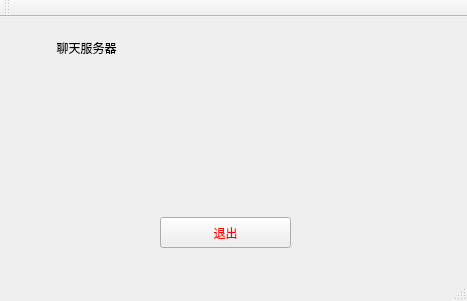
<?xml version="1.0" encoding="UTF-8"?>
<ui version="4.0">
 <class>MainWindow</class>
 <widget class="QMainWindow" name="MainWindow">
  <property name="geometry">
   <rect>
    <x>0</x>
    <y>0</y>
    <width>467</width>
    <height>301</height>
   </rect>
  </property>
  <property name="windowTitle">
   <string>MainWindow</string>
  </property>
  <widget class="QWidget" name="centralWidget">
   <widget class="QPushButton" name="pushButton">
    <property name="geometry">
     <rect>
      <x>160</x>
      <y>200</y>
      <width>131</width>
      <height>31</height>
     </rect>
    </property>
    <property name="styleSheet">
     <string notr="true">color: rgb(255, 0, 0);
font: 14pt &quot;华文中宋&quot;;</string>
    </property>
    <property name="text">
     <string>退出</string>
    </property>
   </widget>
   <widget class="QLabel" name="label">
    <property name="geometry">
     <rect>
      <x>0</x>
      <y>10</y>
      <width>461</width>
      <height>41</height>
     </rect>
    </property>
    <property name="styleSheet">
     <string notr="true">font: 22pt &quot;华文中宋&quot;;</string>
    </property>
    <property name="text">
     <string>                 聊天服务器</string>
    </property>
   </widget>
  </widget>
  <widget class="QMenuBar" name="menuBar">
   <property name="geometry">
    <rect>
     <x>0</x>
     <y>0</y>
     <width>467</width>
     <height>20</height>
    </rect>
   </property>
  </widget>
  <widget class="QToolBar" name="mainToolBar">
   <attribute name="toolBarArea">
    <enum>TopToolBarArea</enum>
   </attribute>
   <attribute name="toolBarBreak">
    <bool>false</bool>
   </attribute>
  </widget>
  <widget class="QStatusBar" name="statusBar"/>
 </widget>
 <layoutdefault spacing="6" margin="11"/>
 <resources/>
 <connections/>
</ui>
